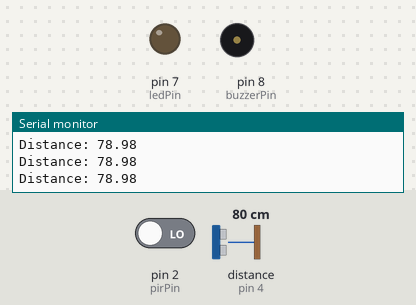
The sketch below on a simulated Arduino Uno, built with avr-gcc and run on an emulated ATmega328P. Shown: output pins drawn as LEDs (lit = HIGH), buzzer (waves = sounding, pin HIGH), the last lines printed to the serial monitor. Wiring (inferred from the names in the program): ultrasonic range finder: trigger pin 3; echo pin 4. The inputs (shaded band) are chosen by the test bench; at power-on: distance to the obstacle (sensor on pin 4) 80 cm, pin 2 (pirPin) LOW. The echo pulse lasts 58.3 µs per cm; pins used as bus, display or sensor lines are not drawn.

Above: at 1.3 s.
1.4 s: distance to the obstacle (sensor on pin 4) set to 12 cm
2.9 s: distance to the obstacle (sensor on pin 4) set to 9 cm
At 3.7 s:
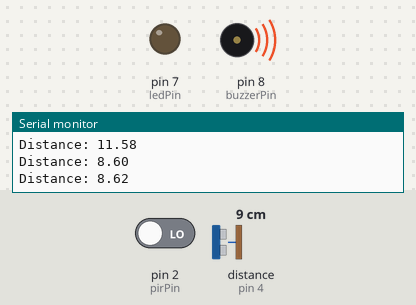
4.5 s: pin 2 (pirPin) driven HIGH
At 5.0 s:
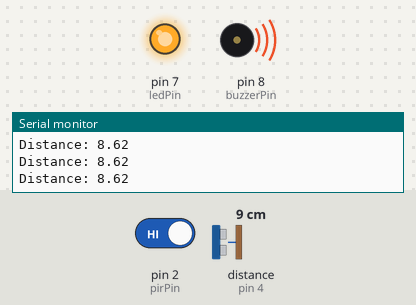
6.0 s: distance to the obstacle (sensor on pin 4) set to 120 cm
At 6.6 s:
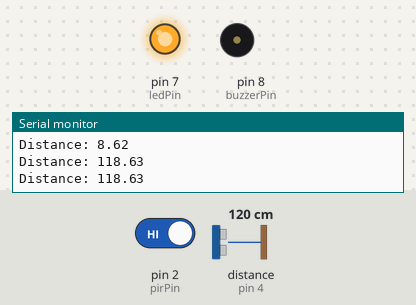
7.5 s: distance to the obstacle (sensor on pin 4) set to 2 cm
At 8.4 s:
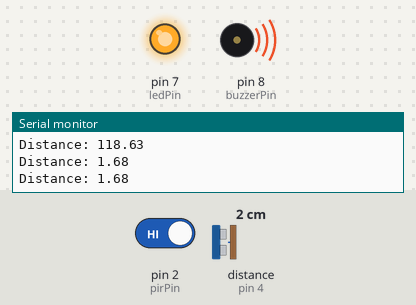
9.0 s: distance to the obstacle (sensor on pin 4) set to 18 cm
At 9.6 s:
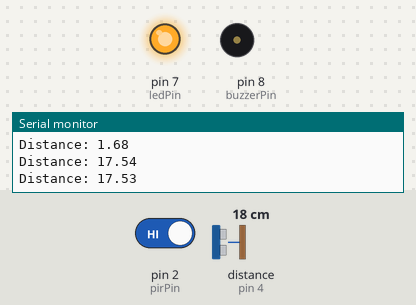
Timing chart, 0 to 11.5 s (numbered marks = the images above; inputs shaded):
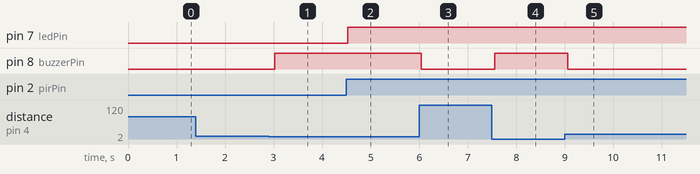

Measured:
- the behaviour switches between 11 and 10 cm on distance to the obstacle (sensor on pin 4) (found by bisection; images 0 and 1)
- after the input at 2.9 s, pin 8 (buzzerPin): LOW → HIGH after 0.12 s
- after the input at 4.5 s, pin 7 (ledPin): LOW → HIGH at once
- after the input at 6.0 s, pin 8 (buzzerPin): HIGH → LOW at once
- after the input at 7.5 s, pin 8 (buzzerPin): LOW → HIGH after 0.06 s
- after the input at 9.0 s, pin 8 (buzzerPin): HIGH → LOW after 0.06 s

The sketch:

digital_and_along_sensor1.ino
```cpp
// المكونات
const int pirPin = 2;
const int trigPin = 3;
const int echoPin = 4;
const int ledPin = 7;
const int buzzerPin = 8;

void setup() {
  pinMode(pirPin, INPUT);
  pinMode(trigPin, OUTPUT);
  pinMode(echoPin, INPUT);
  pinMode(ledPin, OUTPUT);
  pinMode(buzzerPin, OUTPUT);
  Serial.begin(9600);
}

void loop() {
  // قراءة الحساس الرقمي (PIR)
  int motion = digitalRead(pirPin);
  if (motion == HIGH) {
    digitalWrite(ledPin, HIGH); // تشغيل LED
  } else {
    digitalWrite(ledPin, LOW);
  }

  // قياس المسافة بحساس ultrasonic
  digitalWrite(trigPin, LOW);
  delayMicroseconds(2);
  digitalWrite(trigPin, HIGH);
  delayMicroseconds(10);
  digitalWrite(trigPin, LOW);

  long duration = pulseIn(echoPin, HIGH);
  float distance = duration * 0.034 / 2;

  Serial.print("Distance: ");
  Serial.println(distance);

  // إذا كانت المسافة أقل من 10 سم → شغل buzzer
  if (distance < 10.0) {
    digitalWrite(buzzerPin, HIGH);
  } else {
    digitalWrite(buzzerPin, LOW);
  }

  delay(500);
}
```
